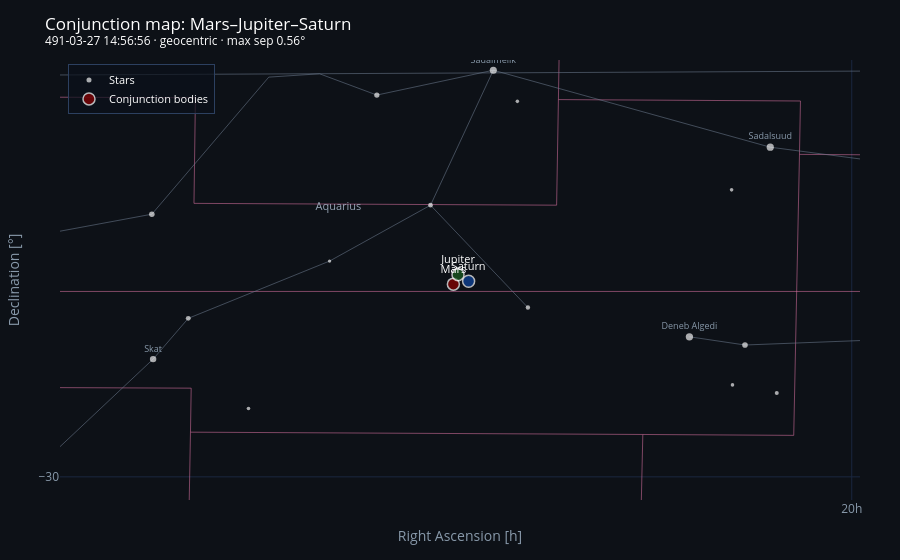

Here is the notebook cell this chart was saved with:
### Markdown cell above
Let's plot the closest:

### Code cell
# Escoge la conjunción más cercana de trio_hits y haz un plot
if len(trio_hits) > 0:
    closest = min(trio_hits, key=lambda hit: hit.separation)
    closest.plot_map()
else:
    print("No se encontraron conjunciones en el rango especificado.")

### Figure 1 — Plotly figure (JSON) as saved in the notebook; plotly's stock layout.template omitted (floating-point values rounded to 4 significant figures; data arrays with more than 128 entries replaced by an {"elided": "..."} marker saying what was removed)
{"data": [{"hoverinfo": "skip", "line": {"color": "rgba(230, 120, 170, 0.65)", "width": 0.8}, "mode": "lines", "name": "boundaries", "showlegend": false, "type": "scatter", "x": {"elided": "8054 float values"}, "y": {"elided": "8054 float values"}}, {"hoverinfo": "skip", "line": {"color": "rgba(110, 125, 145, 0.55)", "width": 1}, "mode": "lines", "name": "asterisms", "showlegend": false, "type": "scatter", "x": {"elided": "2050 float values"}, "y": {"elided": "2050 float values"}}, {"hoverinfo": "skip", "mode": "text", "name": "constellation labels", "showlegend": false, "text": ["Aquarius"], "textfont": {"color": "rgba(180, 195, 215, 0.82)", "size": 11}, "type": "scatter", "x": [316.9], "y": [-14.69]}, {"customdata": [[2.85, "Deneb Algedi"], [2.9, "Sadalsuud"], [2.95, "Sadalmelik"], [3.27, "Skat"], [3.69, "Nashira"], [3.73, "λ Aqr"], [3.86, "Sadachbia"], [4.05, "τ2 Aqr"], [4.17, "Ancha"], [4.29, "ι Aqr"], [4.51, "ε Cap"], [4.68, "Bunda"], [4.68, "66 Aqr"], [4.72, "κ Cap"], [4.74, "ο Aqr"], [4.82, "σ Aqr"]], "hovertemplate": "<b>%{customdata[1]}</b><br>RA: %{x:.2f}°<br>Dec: %{y:.2f}°<br>V mag: %{customdata[0]:.2f}<extra></extra>", "marker": {"color": "white", "line": {"width": 0}, "opacity": 0.65, "size": [7.3, 7.2, 7.1, 6.46, 5.62, 5.54, 5.28, 4.9, 4.66, 4.42, 3.98, 3.64, 3.64, 3.56, 3.52, 3.36], "symbol": "circle"}, "mode": "markers+text", "name": "Stars", "showlegend": true, "text": ["Deneb Algedi", "Sadalsuud", "Sadalmelik", "Skat", "", "", "", "", "", "", "", "", "", "", "", ""], "textfont": {"color": "#8899aa", "size": 9}, "textposition": "top center", "type": "scatter", "x": [305.4, 302.7, 311.8, 323.1, 303.5, 323.1, 315.7, 321.9, 313.9, 310.7, 302.5, 304.0, 319.9, 303.9, 311.0, 317.2], "y": [-22.04, -11.27, -6.894, -23.31, -22.51, -15.08, -8.307, -20.99, -14.56, -20.38, -25.23, -13.69, -26.11, -24.77, -8.664, -17.74]}, {"hovertemplate": "<b>%{text}</b><br>RA: %{x:.2f}°<br>Dec: %{y:.2f}°<extra></extra>", "marker": {"color": ["#8E0000", "#1B5E20", "#0D47A1"], "line": {"color": "white", "width": 1.5}, "size": [12, 12, 12], "symbol": "circle"}, "mode": "markers+text", "name": "Conjunction bodies", "text": ["Mars", "Jupiter", "Saturn"], "textfont": {"color": "white", "size": 11}, "textposition": "top center", "type": "scatter", "x": [313.2, 313.0, 312.6], "y": [-19.05, -18.51, -18.88]}], "layout": {"autosize": true, "font": {"color": "white"}, "height": 560, "legend": {"bgcolor": "rgba(10,16,26,0.7)", "bordercolor": "#2c4060", "borderwidth": 1, "font": {"size": 11}, "x": 0.01, "xanchor": "left", "y": 0.99, "yanchor": "top"}, "margin": {"b": 60, "l": 60, "r": 40, "t": 60}, "paper_bgcolor": "#0d1117", "plot_bgcolor": "#0d1117", "title": {"text": "Conjunction map: Mars–Jupiter–Saturn<br><sup>491-03-27 14:56:56 · geocentric · max sep 0.56°</sup>"}, "xaxis": {"autorange": false, "color": "#8899aa", "gridcolor": "#1a2740", "range": [326.1, 299.7], "showgrid": true, "ticktext": ["0h", "2h", "4h", "6h", "8h", "10h", "12h", "14h", "16h", "18h", "20h", "22h", "24h"], "tickvals": [0, 30, 60, 90, 120, 150, 180, 210, 240, 270, 300, 330, 360], "title": {"text": "Right Ascension [h]"}, "zeroline": false}, "yaxis": {"autorange": false, "color": "#8899aa", "gridcolor": "#1a2740", "range": [-31.31, -6.314], "showgrid": true, "tickvals": [-90, -60, -30, 0, 30, 60, 90], "title": {"text": "Declination [°]"}, "zeroline": false}}}
